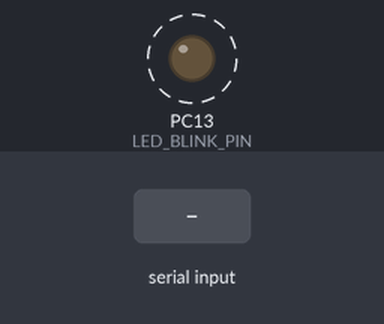
Bench run of a program on a simulated STM32 Blue Pill. Shown: output pins drawn as LEDs (lit = HIGH). Dashed ring = blinking. Inputs (shaded band) come from the test bench. What the program prints to the serial monitor is not drawn.

Above: at 1.2 s.
1.3 s: "1" received over Serial
4.3 s: "2" received over Serial
7.3 s: "3" received over Serial
Timing chart, 0 to 16.3 s (numbered marks = the images above; inputs shaded):
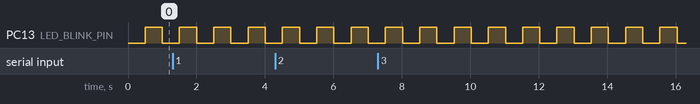

Measured:
- by itself, PC13 (LED_BLINK_PIN): alternates HIGH for 0.50 s and LOW for 0.50 s

The program:

main.cpp
```cpp
#include <Arduino.h>

#define LED_BLINK_PIN PC13

void setup()
{
  pinMode(LED_BLINK_PIN, OUTPUT);
  Serial.begin();
  Serial.println("Started");
}

// Macros SW-timer, example: timer(cn_print, millis(), 1000)
#define timer(name, time_stamp, delay_ms)    \
  uint8_t time_flag_##name = 0;              \
  static uint32_t timer_##name = time_stamp; \
  if (time_stamp - timer_##name > delay_ms)  \
  {                                          \
    timer_##name = time_stamp;               \
    time_flag_##name = 0xFF;                 \
  }                                          \
  if (time_flag_##name)
// ==========================================================

// таск мигания светодиодом на плате
void blink_led_task()
{
  timer(led_blink, millis(), 500)
  {
    digitalWrite(LED_BLINK_PIN, !digitalRead(LED_BLINK_PIN));
  }
}

// таск печати условных секунд от момента запуска
void print_i_cn_task()
{
  static uint8_t i_cn = 0;
  timer(print_i_cn, millis(), 1000)
  {
    Serial.print("i_cn=");
    Serial.println(++i_cn);
  }
}

// таск ответа на нажатие цифровых кнопок 1, 2, 3 на клавиатуре (в терминале)
void serial_echo_pressed_button_task()
{
  if (Serial.available())
  {
    char in_ch = Serial.read();
    Serial.print("You pressed button \"");
    switch (in_ch)
    {
    case '1':
      Serial.print("one");
      break;
    case '2':
      Serial.print("two");
      break;
    case '3':
      Serial.print("three");
      break;
    default:
      Serial.print("unknown");
      break;
    }
    Serial.println("\"");
  }
}

void loop()
{
  blink_led_task();
  print_i_cn_task();
  serial_echo_pressed_button_task();
}
```
